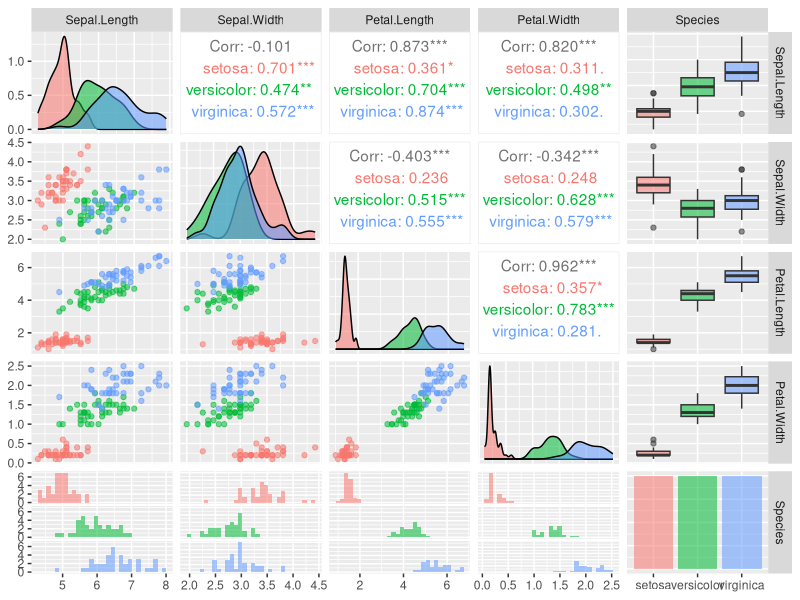

R code for this plot:
#Loading Dependencies
library(caTools)
library(ggplot2)
library(GGally)
library(e1071)

# Loading the dataset
dataset = iris

# Spliting the Dataset into test set and training set
split = sample.split(dataset$Species, SplitRatio = .8)
training_set = subset(dataset, split == TRUE)
test_set = subset(dataset, split == FALSE)

# Exploratory Visualization
ggpairs(training_set, ggplot2::aes(colour = Species, alpha = 0.4))

# Feature Scaling
training_set[,1:4] = scale(training_set[,1:4])
test_set[,1:4] = scale(test_set[,1:4])

# Fitting Logistic Regression on the training set
classifier = svm(formula = Species~., data = training_set, type = 'C-classification', kernel = 'radial')

#Predicting the Test set Data
prob_pred = predict(classifier, type = 'response', newdata = test_set[-5])
test_pred = prob_pred

# Making Confusion Matrix
cm = table(test_set[,5], test_pred)
cm
